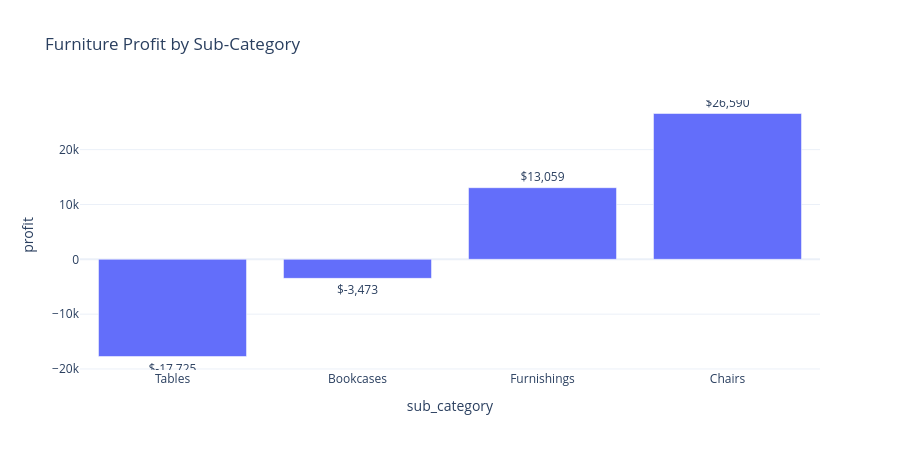

Source (notebook cell):
### Code cell
fig = px.bar(
    furniture_df,
    x="sub_category",
    y="profit",
    title="Furniture Profit by Sub-Category",
    text="profit"
)

fig.update_traces(
    texttemplate="$%{text:,.0f}",
    textposition="outside"
)

fig.update_layout(
    template="plotly_white",
    height=450
)

fig.show()

### Figure 1 — Plotly figure (JSON) as saved in the notebook; plotly's stock layout.template omitted (floating-point values rounded to 4 significant figures)
{"data": [{"hovertemplate": "sub_category=%{x}<br>profit=%{text}<extra></extra>", "legendgroup": "", "marker": {"color": "#636efa", "pattern": {"shape": ""}}, "name": "", "orientation": "v", "showlegend": false, "text": [-17730.0, -3473.0, 13060.0, 26590.0], "textposition": "outside", "texttemplate": "$%{text:,.0f}", "type": "bar", "x": ["Tables", "Bookcases", "Furnishings", "Chairs"], "xaxis": "x", "y": [-17730.0, -3473.0, 13060.0, 26590.0], "yaxis": "y"}], "layout": {"barmode": "relative", "height": 450, "legend": {"tracegroupgap": 0}, "title": {"text": "Furniture Profit by Sub-Category"}, "xaxis": {"anchor": "y", "domain": [0, 1], "title": {"text": "sub_category"}}, "yaxis": {"anchor": "x", "domain": [0, 1], "title": {"text": "profit"}}}}
